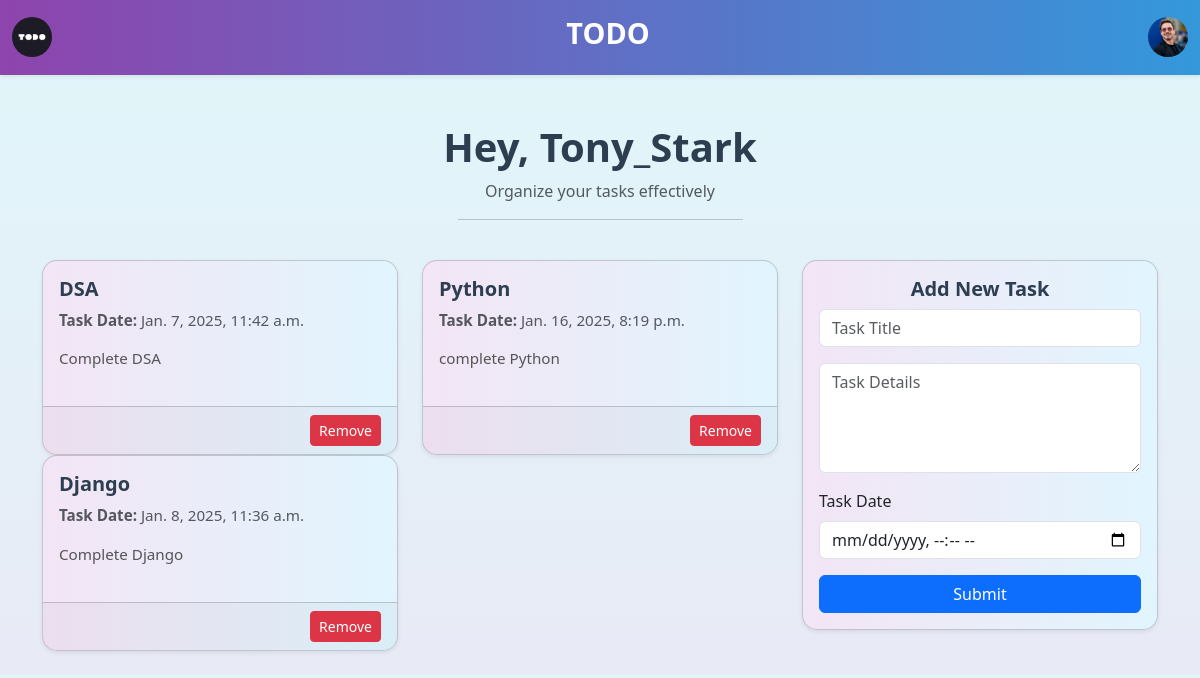
The page /home/ (signed in) on the database its author committed.
### Todo_App/models.py (models this page shows, shortened)
class UserProfile(models.Model):
    user = models.OneToOneField(User, on_delete=models.CASCADE)
    profile_image = models.ImageField(upload_to='profile_images/', blank=True, null=True)

class Task(models.Model):
    user = models.ForeignKey(User, on_delete=models.SET_NULL, null=True, blank=True)
    title = models.CharField(max_length=100)
    description = models.TextField()
    task_date = models.DateTimeField(null=True, blank=True)

### Todo_App/views.py (the view, shortened to what this page needs)
# urls.py: path('home/', HomeView, name="Home"),
@login_required(login_url='/')
def HomeView(request):
    task = Task.objects.filter(user=request.user)
    return render(request, 'index.html',{'task':task})

### Templates/index.html (shortened to what this page needs)
{% extends "base.html" %}
{% block main %}
<nav class="navbar navbar-expand-lg navbar-light bg-light shadow-sm mb-4">
  <div class="container-fluid">
    <a class="navbar-brand" href="#">
      <img src="/static/img/logo.png" alt="Logo" height="40">
    </a>
    <h1 class="navbar-text mx-auto" style="color: white; font-size: 1.8rem;">TODO</h1>
    <div class="navbar-profile">
      <img
        src="{% if request.user.userprofile.profile_image %}{{ MEDIA_URL }}{{ request.user.userprofile.profile_image }}{% else %}/static/img/user1.png{% endif %}"
        alt="User Profile"
        class="rounded-circle"
        style="height: 40px; width: 40px;"
      >
    </div>
  </div>
</nav>
<div class="container py-4">
  <div class="row text-center mb-4">
    <h1 class="fw-bold">Hey, {{request.user.username}}</h1>
    <p class="text-muted">Organize your tasks effectively</p>
    <hr class="w-25 mx-auto">
  </div>
  <div class="row g-4">
    <div class="col-lg-8">
      <div class="row">
        {% if task %}
        {% for i in task %}
        <div class="col-md-6">
          <div class="card shadow-sm h-100">
            <div class="card-body">
              <h5 class="card-title fw-bold">{{ i.title }}</h5>
              <p class="card-text text-muted">
                <strong>Task Date:</strong> {{ i.task_date }}
              </p>
              <p class="card-text">{{ i.description }}</p>
            </div>
            <div class="card-footer text-end">
              <a href="/delete-task/{{ i.id }}/" class="btn btn-danger btn-sm">Remove</a>
            </div>
          </div>
        </div>
        {% endfor %}
        {% else %}
        <p class="text-muted text-center">No tasks added yet.</p>
        {% endif %}
      </div>
    </div>
    <div class="col-lg-4">
      <div class="card shadow-sm">
        <div class="card-body">
          <h5 class="card-title text-center fw-bold">Add New Task</h5>
          <form action="{% url 'Home' %}" method="POST" enctype="multipart/form-data">
            <div class="form-group mb-3">
              <input
                type="text"
                class="form-control"
                name="title"
                placeholder="Task Title"
                required>
            </div>
            <div class="form-group mb-3">
              <textarea
                class="form-control"
                name="description"
                placeholder="Task Details"
                rows="4"
                required></textarea>
            </div>
            <div class="form-group mb-3">
              <label for="task_date" class="form-label">Task Date</label>
              <input
                type="datetime-local"
                id="task_date"
                class="form-control"
                name="task_date"
                required>
            </div>
            <div class="text-center">
              <button type="submit" class="btn btn-primary w-100">Submit</button>
            </div>
          </form>
        </div>
      </div>
    </div>
  </div>
</div>
{% endblock main %}

### Templates/base.html (shortened to what this page needs)
<!DOCTYPE html>
<html lang="en" dir="ltr">
<head>
  <link href="https://cdn.jsdelivr.net/npm/bootstrap@5.3.0-alpha3/dist/css/bootstrap.min.css" rel="stylesheet">
  <link rel="stylesheet" href="/static/css/style.css">
</head>
<body>
{% block main %}
{% endblock main %}
</body>
</html>

### Static/css/style.css (style rules this page uses)
body { background: linear-gradient(to bottom, #e0f7fa, #e8eaf6); color: #333; }
.navbar { background: linear-gradient(to right, #8e44ad, #3498db); }
.navbar-brand img { height: 40px; border-radius: 50%; }
.navbar-profile img { height: 40px; width: 40px; border-radius: 50%; }
.card { box-shadow: 0 6px 12px rgba(0, 0, 0, 0.2); border-radius: 15px; background: linear-gradient(to right, #f3e5f5, #e1f5fe); margin-bottom: 20px; overflow: hidden; transition: transform 0.3s, background 0.3s; }
h1 { font-family: 'Segoe UI', Tahoma, Geneva, Verdana, sans-serif; font-size: 2.5rem; font-weight: bold; color: #2c3e50; }
.card-title { font-size: 1.25rem; font-weight: bold; color: #2c3e50; }
.card-text { font-size: 0.95rem; color: #555; }

### rows shown on the page
Task: title "DSA", task_date "Jan. 7, 2025, 11:42 a.m.", description "Complete DSA"
Task: title "Python", task_date "Jan. 16, 2025, 8:19 p.m.", description "complete Python"
Task: title "Django", task_date "Jan. 8, 2025, 11:36 a.m.", description "Complete Django"

### other values the page prints
{{ request.user.username }} "Tony_Stark"
